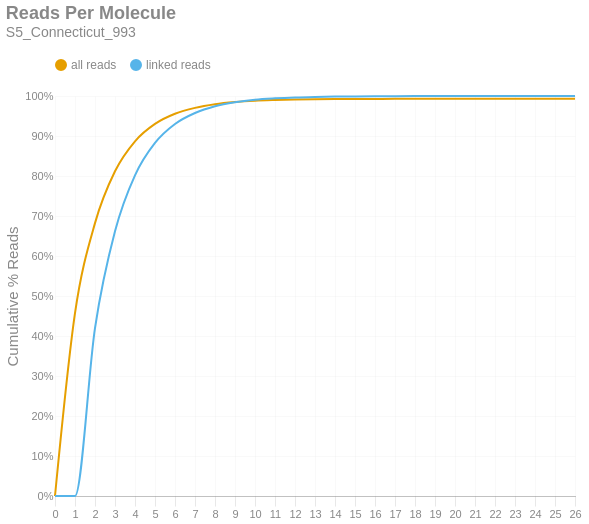

The notebook cell saved with this chart:
### Markdown cell above
### Reads per Molecule
This chart shows the cumulative distribution of the number of reads per linked molecule. That is, how many alignments are associated with a unique molecule. This excludes the number of reads associated with invalid or absent linked-read barcodes. The `linked` histogram is the percentages recalculated when disregarding singletons.

### Code cell
if SKIPLR:
    print_html(f"Skipped")
else:
    counts = np.bincount(valids['reads'].cast(pl.Int64).to_numpy())
    weighted = counts * np.arange(len(counts))
    all_perc = weighted / n_reads
    linked_perc = weighted / n_linked_reads
    linked_perc[1] = 0
    binned_df = pl.DataFrame({
        'readsper': list(range(len(counts))),
        'all reads (cumsum)': np.cumsum(all_perc).tolist(),
        'linked reads (cumsum)': np.cumsum(linked_perc).tolist(),
    })

    with SafeRender(binned_df):
        (
            density_plot(binned_df, 'Reads Per Molecule', samplename, 'readspmol')
            .encode(
                x=alt.X('readsper:O', title=None).axis(labelAngle=0).scale(padding=0),
                y=alt.Y('value:Q', title='Cumulative % Reads').axis(format='%').stack(False),
                color=alt.Color("key:N").scale(domain=["all reads", "linked reads"]),
                tooltip=[
                    alt.Tooltip("key:N", title="Data Type"),
                    alt.Tooltip("readsper:O", title="Reads Per Molecule"),
                    alt.Tooltip("value:Q", format=".2%", title="% Reads (Cum.)")
                ]            
            )
        ).display()

### Figure 1 — Vega-Lite specification as saved in the notebook (floating-point values rounded to 4 significant figures)
{"width": "container", "height": 400, "config": {"title": {"anchor": "start", "dy": -15, "fontSize": 18, "color": "#888888", "subtitleColor": "#888888", "subtitleFontSize": 14}, "arc": {"fill": "#0072B2"}, "axis": {"domainColor": "#888888", "domainWidth": 0.5, "gridWidth": 0.2, "grid": false, "titleFontWeight": 400, "titleFontSize": 15, "labelFontSize": 11, "labelColor": "#888888", "tickColor": "#888888", "tickWidth": 0.2, "titleColor": "#888888"}, "axisBand": {"grid": false}, "axisX": {"grid": true, "tickSize": 10, "domainCap": "round"}, "axisY": {"domain": false, "grid": true, "tickSize": 0, "domainCap": "round"}, "background": "transparent", "header": {"labelFontSize": 15, "labelColor": "#888888", "titleFontSize": 15, "titleFontWeight": 600, "titleColor": "#888888"}, "legend": {"labelFont": "sans-serif", "labelFontSize": 12, "labelColor": "#888888", "symbolSize": 100, "symbolType": "circle", "titleFontSize": 12, "titlePadding": 10, "titleColor": "#888888", "title": null, "orient": "top"}, "range": {"category": ["#E69F00", "#56B4E9", "#009E73", "#F0E442", "#0072B2", "#D55E00", "#CC79A7", "#000000"], "diverging": ["#cfe8f3", "#a2d4ec", "#73bfe2", "#46abdb", "#1696d2", "#12719e"]}, "area": {"fill": "#0072B2", "fillOpacity": 0.7, "line": true, "strokeOpacity": 0.7}, "line": {"color": "#0072B2", "stroke": "#0072B2", "strokeWidth": 2}, "trail": {"color": "#0072B2", "stroke": "#0072B2", "strokeWidth": 0, "size": 1}, "point": {"filled": true, "fillOpacity": 1.0, "size": 95}, "text": {"color": "#888888", "fontSize": 11, "align": "right", "fontWeight": 400, "size": 11}, "bar": {"fill": "#0072B2", "stroke": null}, "view": {"stroke": null, "continuousWidth": 660, "continuousHeight": 400}}, "data": {"name": "data-5e1240b2acef19c36f8ade81bf4c3956"}, "mark": {"type": "line", "interpolate": "monotone", "point": {"opacity": 0, "size": 275}}, "encoding": {"color": {"field": "key", "scale": {"domain": ["all reads", "linked reads"]}, "type": "nominal"}, "tooltip": [{"field": "key", "title": "Data Type", "type": "nominal"}, {"field": "readsper", "title": "Reads Per Molecule", "type": "ordinal"}, {"field": "value", "format": ".2%", "title": "% Reads (Cum.)", "type": "quantitative"}], "x": {"axis": {"labelAngle": 0}, "field": "readsper", "scale": {"padding": 0}, "title": null, "type": "ordinal"}, "y": {"axis": {"format": "%"}, "field": "value", "stack": false, "title": "Cumulative % Reads", "type": "quantitative"}}, "params": [{"name": "param_c36ac31b6afebe62", "select": {"type": "point", "fields": ["key"]}, "bind": "legend"}], "title": {"text": "Reads Per Molecule", "subtitle": "S5_Connecticut_993"}, "transform": [{"fold": ["all reads (cumsum)", "linked reads (cumsum)"]}, {"calculate": "replace(datum.key, ' (cumsum)', '')", "as": "key"}, {"filter": {"param": "param_c36ac31b6afebe62"}}], "usermeta": {"embedOptions": {"downloadFileName": "S5_Connecticut_993.readspmol"}}, "$schema": "https://vega.github.io/schema/vega-lite/v6.1.0.json", "datasets": {"data-5e1240b2acef19c36f8ade81bf4c3956": [{"readsper": 0, "all reads (cumsum)": 0.0, "linked reads (cumsum)": 0.0}, {"readsper": 1, "all reads (cumsum)": 0.4571, "linked reads (cumsum)": 0.0}, {"readsper": 2, "all reads (cumsum)": 0.6821, "linked reads (cumsum)": 0.4199}, {"readsper": 3, "all reads (cumsum)": 0.8118, "linked reads (cumsum)": 0.6617}, {"readsper": 4, "all reads (cumsum)": 0.8868, "linked reads (cumsum)": 0.8017}, {"readsper": 5, "all reads (cumsum)": 0.9302, "linked reads (cumsum)": 0.8827}, {"readsper": 6, "all reads (cumsum)": 0.9556, "linked reads (cumsum)": 0.93}, {"readsper": 7, "all reads (cumsum)": 0.9703, "linked reads (cumsum)": 0.9575}, {"readsper": 8, "all reads (cumsum)": 0.9795, "linked reads (cumsum)": 0.9746}, {"readsper": 9, "all reads (cumsum)": 0.9848, "linked reads (cumsum)": 0.9846}, {"readsper": 10, "all reads (cumsum)": 0.9881, "linked reads (cumsum)": 0.9908}, {"readsper": 11, "all reads (cumsum)": 0.9899, "linked reads (cumsum)": 0.9941}, {"readsper": 12, "all reads (cumsum)": 0.9911, "linked reads (cumsum)": 0.9964}, {"readsper": 13, "all reads (cumsum)": 0.9918, "linked reads (cumsum)": 0.9977}, {"readsper": 14, "all reads (cumsum)": 0.9923, "linked reads (cumsum)": 0.9985}, {"readsper": 15, "all reads (cumsum)": 0.9926, "linked reads (cumsum)": 0.9991}, {"readsper": 16, "all reads (cumsum)": 0.9928, "linked reads (cumsum)": 0.9994}, {"readsper": 17, "all reads (cumsum)": 0.9929, "linked reads (cumsum)": 0.9996}, {"readsper": 18, "all reads (cumsum)": 0.9929, "linked reads (cumsum)": 0.9997}, {"readsper": 19, "all reads (cumsum)": 0.993, "linked reads (cumsum)": 0.9998}, {"readsper": 20, "all reads (cumsum)": 0.993, "linked reads (cumsum)": 0.9999}, {"readsper": 21, "all reads (cumsum)": 0.993, "linked reads (cumsum)": 0.9999}, {"readsper": 22, "all reads (cumsum)": 0.9931, "linked reads (cumsum)": 0.9999}, {"readsper": 23, "all reads (cumsum)": 0.9931, "linked reads (cumsum)": 1.0}, {"readsper": 24, "all reads (cumsum)": 0.9931, "linked reads (cumsum)": 1.0}, {"readsper": 25, "all reads (cumsum)": 0.9931, "linked reads (cumsum)": 1.0}, {"readsper": 26, "all reads (cumsum)": 0.9931, "linked reads (cumsum)": 1.0}]}}
